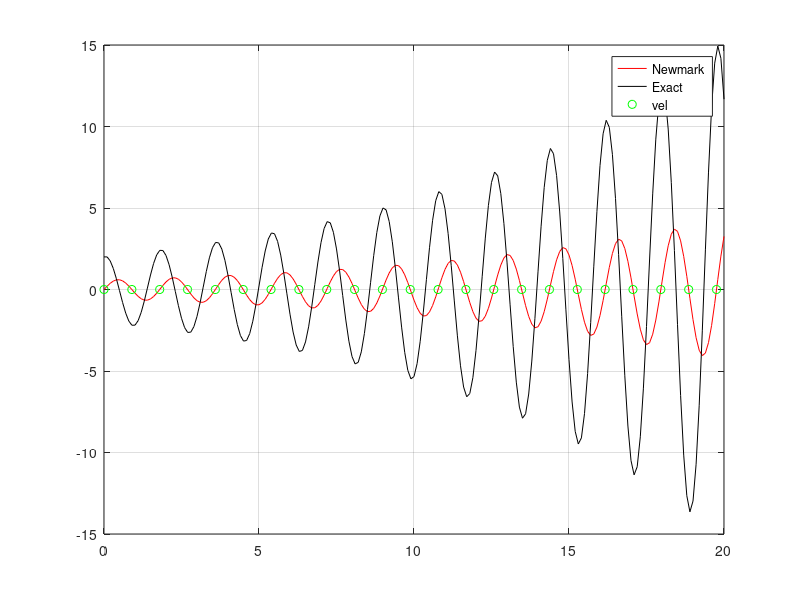

The MATLAB script that drew this image:
%Newmark Method

%Initial Conditions
 

u0=0;
v0=2;
a0=0;

%Parameter
gamma=0.5;
beta=1/12;

w=5;
T=1/w;

%time
ti=1;
tf=100*T;
delta_t=0.1;

un=u0;
vn=v0;
an=a0;

u_n1=[];
v_n1=[];
a_n1=[];

u_n1(1)=u0;
v_n1(1)=v0;
a_n1(1)=a0;

u_ex=[];
vt=[];
u_n1_b=[];
deltaT=[];
deltaT_b=[];

%Exact Solution

sol_ex=@(t) v0*sin(w*t)/w;

n=tf/delta_t;
vt = linspace(0,tf,n+1);
nT=tf/T;
vP = [];
i=2;
iP=1;
iter=0;

%for b=1:length(delta_t)
    while iter<=tf   

        u_n1(i)=un + delta_t*vn+0.5*delta_t^2*(1-2*beta)*an;
        v_n1(i)=vn+delta_t*(1-gamma)*an;
        a_n1(i)=-w^2*u_n1(i)/(1+w^2*beta*delta_t^2);
        
        if sign(u_n1(i))~=sign(un) 
            t1=iter;
            t2=iter+delta_t;
            vP(iP)=((t2-t1)/(u_n1(i)-un))*(0-un)+t1;
            iP=iP+1;
        end

        un=u_n1(i);
        vn=v_n1(i);
        an=a_n1(i);
        

        iter=iter+delta_t;
        i=i+1;
        
    end

%end



plot(vt,u_n1, '-r');
hold on
%plot(vt,sol_ex(vt),'-b');
plot(vt,v_n1, '-k');
plot(vP,sol_ex(0), 'og');
grid on
hold off



legend('Newmark','Exact','vel')

